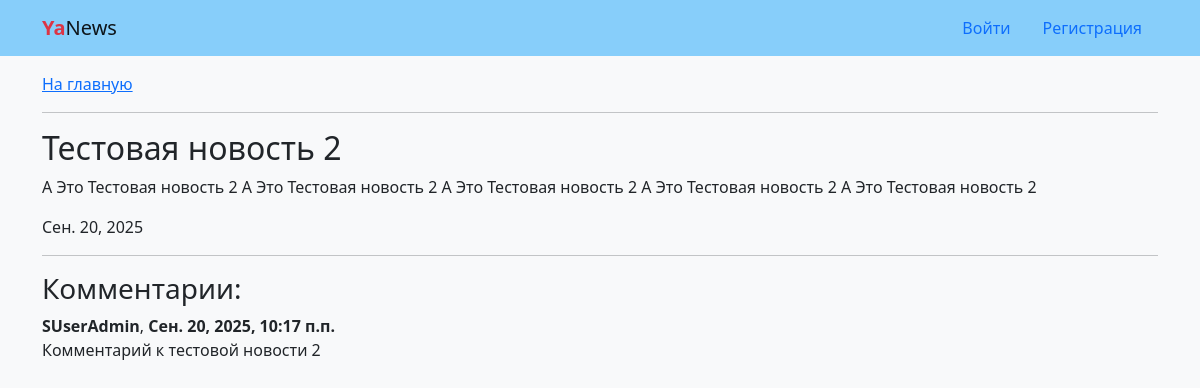
The page /news/21/ on the database its author committed.
### news/models.py (models this page shows, shortened)
class News(models.Model):
    title = models.CharField(max_length=50)
    text = models.TextField()
    date = models.DateField(default=datetime.today)
    class Meta:
        ordering = ('-date',)
        verbose_name_plural = 'Новости'
        verbose_name = 'Новость'

class Comment(models.Model):
    news = models.ForeignKey(
        News,
        on_delete=models.CASCADE
    )
    author = models.ForeignKey(
        settings.AUTH_USER_MODEL,
        on_delete=models.CASCADE,
    )
    text = models.TextField()
    created = models.DateTimeField(auto_now_add=True)
    class Meta:
        ordering = ('created',)

### news/views.py (the view, shortened to what this page needs)
# urls.py: path('news/<int:pk>/', views.NewsDetailView.as_view(), name='detail'),
class NewsDetailView(generic.View):
    def get(self, request, *args, **kwargs):
        view = NewsDetail.as_view()
        return view(request, *args, **kwargs)

### news/views.py (called while the page is built)
    def get_object(self, queryset=None):
        obj = get_object_or_404(
            self.model.objects.prefetch_related('comment_set__author'),
            pk=self.kwargs['pk']
        )
        return obj

    def get_context_data(self, **kwargs):
        context = super().get_context_data(**kwargs)
        if self.request.user.is_authenticated:
            context['form'] = CommentForm()
        return context

### templates/news/detail.html (shortened to what this page needs)
{% extends "base.html" %}
{% block content %}
  <a href="{% url 'news:home' %}">На главную</a>
  <hr>
  <h2>{{ news.title }}</h2>
  <p>{{ news.text }}</p>
  <p>{{ news.date }}</p>
  <hr>
  <h3 id="comments">Комментарии:</h3>
  {% for comment in news.comment_set.all %}
    <div>
      <b>{{ comment.author }}</b>, <b>{{ comment.created }}</b>
      <p class="mb-0">{{ comment.text|linebreaksbr }}</p>
    </div>
    <br>
  {% empty %}
    <p>Здесь никто ничего не написал...</p>
  {% endfor %}
{% endblock content %}

### rows shown on the page
News: title "Тестовая новость 2", text "А Это Тестовая новость 2 А Это Тестовая новость 2 А Это Тестовая новость 2 А Это Тестовая новость 2 А Это Тестовая новость 2", date "Сен. 20, 2025"
Comment: author "SUserAdmin", created "Сен. 20, 2025, 10:17 п.п.", text "Комментарий к тестовой новости 2"
